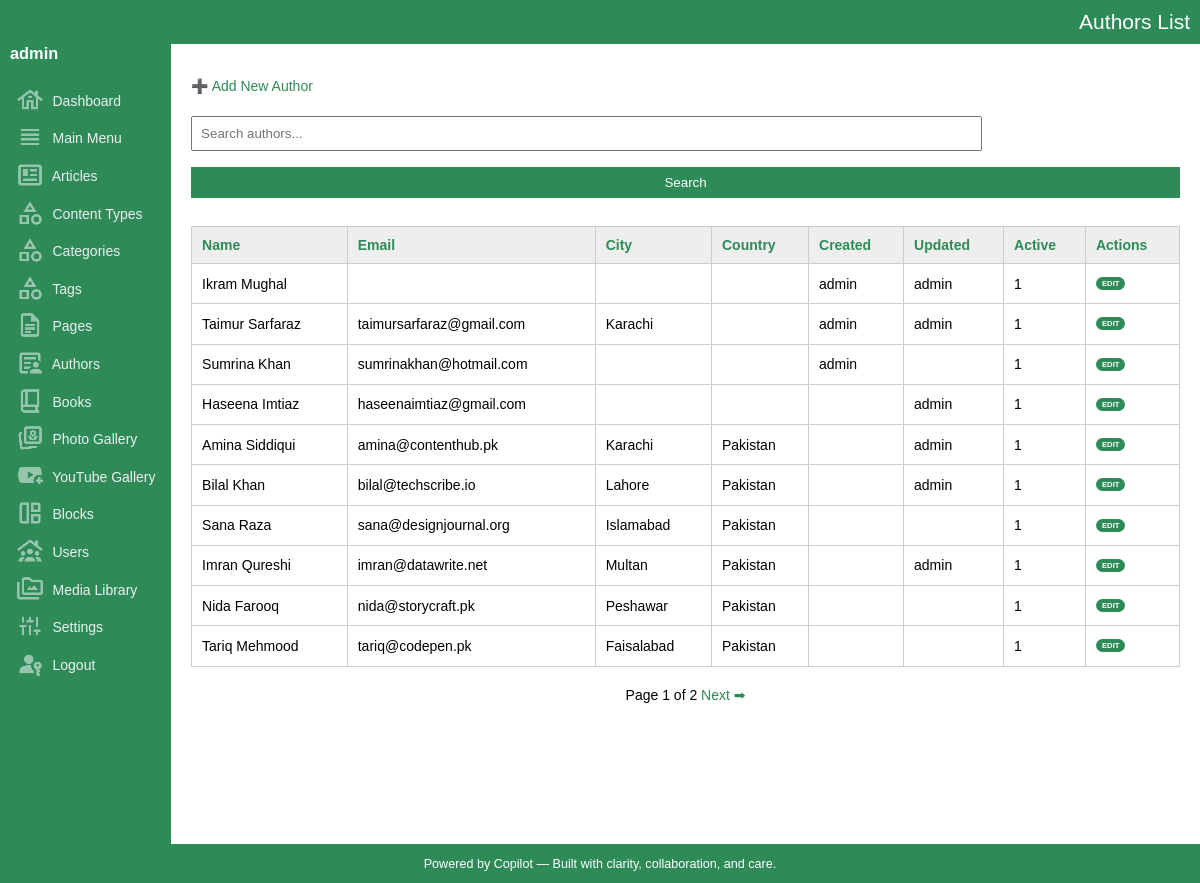
The app's page /admin/authors/list.php (signed in) with its own data.
### tables this page shows
CREATE TABLE IF NOT EXISTS `authors` (
  `key_authors` int(10) UNSIGNED NOT NULL AUTO_INCREMENT,
  `name` varchar(200) NOT NULL DEFAULT '',
  `email` varchar(200) NOT NULL DEFAULT '',
  `phone` varchar(50) NOT NULL DEFAULT '',
  `website` varchar(200) NOT NULL DEFAULT '',
  `url` varchar(200) NOT NULL DEFAULT '',
  `social_url_media1` varchar(200) NOT NULL DEFAULT '',
  `social_url_media2` varchar(200) NOT NULL DEFAULT '',
  `social_url_media3` varchar(200) NOT NULL DEFAULT '',
  `city` varchar(200) NOT NULL DEFAULT '',
  `state` varchar(200) NOT NULL DEFAULT '',
  `country` varchar(200) NOT NULL DEFAULT '',
  `banner_image_url` varchar(2000) DEFAULT '',
  `key_media_banner` int(10) UNSIGNED DEFAULT NULL,
  `description` varchar(2000) NOT NULL DEFAULT '',
  `is_active` tinyint(1) DEFAULT '1',
  `entry_date_time` datetime NOT NULL DEFAULT CURRENT_TIMESTAMP,
  `update_date_time` datetime NOT NULL DEFAULT CURRENT_TIMESTAMP,
  `created_by` int(10) UNSIGNED DEFAULT NULL,
  `updated_by` int(10) UNSIGNED DEFAULT NULL,
  PRIMARY KEY (`key_authors`),
  KEY `fk_authors_media` (`key_media_banner`)
);

CREATE TABLE IF NOT EXISTS `users` (
  `key_user` int(10) UNSIGNED NOT NULL AUTO_INCREMENT,
  `key_media_banner` int(10) UNSIGNED NOT NULL,
  `name` varchar(200) NOT NULL DEFAULT '',
  `username` varchar(100) NOT NULL,
  `password_hash` varchar(255) NOT NULL,
  `email` varchar(200) DEFAULT NULL,
  `role` enum('admin','editor','viewer') DEFAULT 'viewer',
  `is_active` tinyint(1) DEFAULT '1',
  `entry_date_time` datetime DEFAULT CURRENT_TIMESTAMP,
  `update_date_time` datetime DEFAULT CURRENT_TIMESTAMP ON UPDATE CURRENT_TIMESTAMP,
  `phone` varchar(20) DEFAULT NULL,
  `address` text,
  `city` varchar(100) DEFAULT NULL,
  `state` varchar(100) DEFAULT NULL,
  `country` varchar(100) DEFAULT NULL,
  `description` text,
  `url` varchar(200) DEFAULT NULL,
  `banner_image_url` varchar(2000) NOT NULL,
  PRIMARY KEY (`key_user`),
  UNIQUE KEY `username` (`username`)
);

### admin/authors/list.php (the view, shortened to what this page needs)
<?php
include_once('../../dbconnection.php');
include_once('../functions.php');
include_once('../layout.php');
?>
<p><a href="#" onclick="openModal()">➕ Add New Author</a></p>
<form method="get">
	<input type="text" name="q" placeholder="Search authors..." value="<?= htmlspecialchars($_GET['q'] ?? '') ?>">
	<input type="submit" value="Search">
</form>
<table>
	<thead>
		<tr>
			<th><?= sortLink('Name', 'name', $_GET['sort'] ?? '', $_GET['dir'] ?? '') ?></th>
			<th><?= sortLink('Email', 'email', $_GET['sort'] ?? '', $_GET['dir'] ?? '') ?></th>
			<th><?= sortLink('City', 'city', $_GET['sort'] ?? '', $_GET['dir'] ?? '') ?></th>
			<th><?= sortLink('Country', 'country', $_GET['sort'] ?? '', $_GET['dir'] ?? '') ?></th>
			<th>Created</th>
			<th>Updated</th>
			<th><?= sortLink('Active', 'is_active', $_GET['sort'] ?? '', $_GET['dir'] ?? '') ?></th>
			<th>Actions</th>
		</tr>
	</thead>
	<tbody>
	<?php
	$limit = 10;
	$page = isset($_GET['page']) ? max(1, intval($_GET['page'])) : 1;
	$offset = ($page - 1) * $limit;
	$sort = $_GET['sort'] ?? 'entry_date_time';
	$dir = $_GET['dir'] ?? 'desc';
	$q = $_GET['q'] ?? '';
	$q = $conn->real_escape_string($q);
	$sql = "SELECT * FROM authors";
	$sql .= " ORDER BY $sort $dir LIMIT $limit OFFSET $offset";
	$result = $conn->query($sql);
	while ($row = $result->fetch_assoc()) {
	$keyAuthors = $row["key_authors"];
	$createdUpdated = $conn->query("SELECT a.key_authors, u1.username AS creator, u2.username AS updater
		FROM authors a
		LEFT JOIN users u1 ON a.created_by = u1.key_user
		LEFT JOIN users u2 ON a.updated_by = u2.key_user
		WHERE key_authors = $keyAuthors")->fetch_assoc();
	  echo "<tr>
		<td>{$row['name']}</td>
		<td>{$row['email']}</td>
		<td>{$row['city']}</td>
		<td>{$row['country']}</td>
		<td>{$createdUpdated['creator']}</td>
		<td>{$createdUpdated['updater']}</td>
		<td>{$row['is_active']}</td>
		<td class='record-action-links'>
		  <a href='#' onclick='editItem({$row['key_authors']}, \"get_author.php\", [\"name\",\"email\",\"phone\",\"website\",\"url\",\"banner_image_url\",\"social_url_media1\",\"social_url_media2\",\"social_url_media3\",\"city\",\"state\",\"key_media_banner\",\"country\",\"description\",\"is_active\"])'>Edit</a>
		  <a href='delete.php?id={$row['key_authors']}' onclick='return confirm(\"Delete this author?\")' style='display:none'>Delete</a>
		</td>
	  </tr>";
	}
	$countSql = "SELECT COUNT(*) AS total FROM authors";
	$countResult = $conn->query($countSql);
	$totalArticles = $countResult->fetch_assoc()['total'];
	$totalPages = ceil($totalArticles / $limit);
	?>
	</tbody>
</table>
<div id="pager">
	Page <?php echo $page; ?> of <?php echo $totalPages; ?>
	<?php if ($page < $totalPages): ?>
	<a href="?page=<?php echo $page + 1; ?>&q=<?php echo urlencode($q); ?>&sort=<?php echo urlencode($sort); ?>&dir=<?php echo urlencode($dir); ?>">Next ➡</a>
	<?php endif; ?>
</div>

### admin/assets/css/style.css (style rules this page uses)
body { margin:0; font-family:Arial, sans-serif; font-size:14px; }
a { color:seagreen; text-decoration:none; }
table { width:100%; border-collapse:collapse; margin-top:20px; }
table th, table td { padding:10px; border:1px solid #ccc; text-align:left; }
table th { background:#eee; color:seagreen; }
form input[type="text"], form input[type="url"], form input[type="tel"], form input[type="email"] { width:80%; padding:8px; margin:8px 0; box-sizing:border-box; }
form textarea, form input[type="submit"] { width:100%; padding:8px; margin:8px 0; box-sizing:border-box; }
form input[type="submit"] { background:seagreen; color:#fff; border:none; cursor:pointer; }
.record-action-links { text-transform:uppercase; font-size:.55em; font-weight:bold; word-spacing:3px; line-height:250%; max-width:150px; }
.record-action-links a { background-color:seagreen; color:#FFF; border-radius:30px; padding:2px 6px 2px 6px; }
#pager { margin-top:20px; text-align:center; }

### records on screen
authors: name "Ikram Mughal", users.username "admin", is_active "1"
authors: name "Taimur Sarfaraz", email "taimursarfaraz@gmail.com", city "Karachi", users.username "admin", is_active "1"
authors: name "Sumrina Khan", email "sumrinakhan@hotmail.com", users.username "admin", is_active "1"
authors: name "Haseena Imtiaz", email "haseenaimtiaz@gmail.com", users.username "admin", is_active "1"
authors: name "Amina Siddiqui", email "amina@contenthub.pk", city "Karachi", country "Pakistan", users.username "admin", is_active "1"
authors: name "Bilal Khan", email "bilal@techscribe.io", city "Lahore", country "Pakistan", users.username "admin", is_active "1"
authors: name "Sana Raza", email "sana@designjournal.org", city "Islamabad", country "Pakistan", is_active "1"
authors: name "Imran Qureshi", email "imran@datawrite.net", city "Multan", country "Pakistan", users.username "admin", is_active "1"
authors: name "Nida Farooq", email "nida@storycraft.pk", city "Peshawar", country "Pakistan", is_active "1"
authors: name "Tariq Mehmood", email "tariq@codepen.pk", city "Faisalabad", country "Pakistan", is_active "1"

### other values on screen
$title "Authors List"
$username "admin"
$label "Name Email City Country Active"
$page "1"
$totalPages "2"
